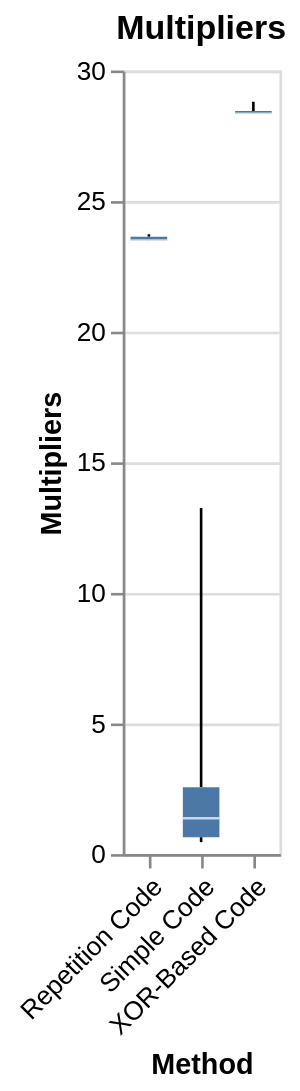

Source (notebook cell):
### Code cell
chart

### Figure 1 — Vega-Lite specification as saved in the notebook (floating-point values rounded to 4 significant figures; data arrays with more than 128 entries replaced by an {"elided": "..."} marker saying what was removed)
{"config": {"view": {"continuousWidth": 400, "continuousHeight": 300}}, "data": {"name": "data-c9b77665cf3ff3a49351162090186354"}, "mark": {"type": "boxplot", "extent": "min-max"}, "encoding": {"x": {"type": "nominal", "axis": {"labelAngle": -45}, "field": "Method", "title": "Method"}, "y": {"type": "quantitative", "field": "Multipliers", "title": "Multipliers"}}, "title": "Multipliers ", "$schema": "https://vega.github.io/schema/vega-lite/v4.8.1.json", "datasets": {"data-c9b77665cf3ff3a49351162090186354": {"elided": "270 records"}}}
